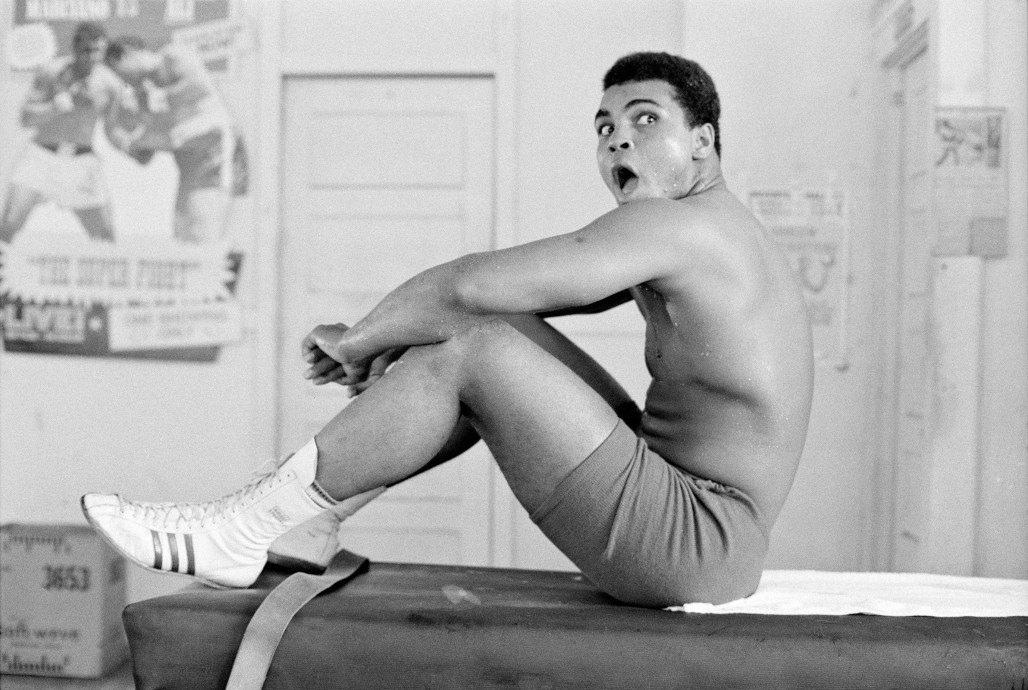
#> input picture esercizi/ex6/ali.jpg, 1028 x 690 px
$ jupyter execute --allow-errors ex6.ipynb   (shell and % lines are left out)   (older library calls are emulated)
#> lines starting #> are read from the running program, lines starting #| are printed output that depends on the picture
<a href="https://colab.research.google.com/github/erodola/NumMeth-s2-2023/blob/main/esercizi/ex6/ex6.ipynb" target="_parent"></a>

Benvenuti alla sesta esercitazione di Metodi Numerici!

Oggi esploreremo alcune applicazioni reali della fattorizzazione SVD e della approssimazione low-rank!

----
Alcuni credits:
- Per i francobolli:
http://courses.seas.harvard.edu/courses/am205/
- Per procustes:
https://simonensemble.github.io/2018-10/orthogonal-procrustes
- Per ICP:
https://github.com/niosus/notebooks/blob/master/icp.ipynb
- Per video-background removal: https://nbviewer.org/github/fastai/numerical-linear-algebra/blob/master/nbs/3.%20Background%20Removal%20with%20Robust%20PCA.ipynb#

[cell 1]
from PIL import Image
from scipy.linalg import svd
import numpy as np
import matplotlib.pyplot as plt
from matplotlib import animation, rc
from math import sin, cos, atan2, pi
from IPython.display import display, Math, Latex, Markdown, HTML


f = "https://raw.githubusercontent.com/jandrejevic12/svd_files/master/stamps/"
N = 22 # the number of images
ims = [0]*N
for i in range(N):
    name = f + "im_{:02d}.jpg".format(i)
    !wget $name
    print(name)

# Image Compression

Una prima applicazione di SVD è quella di comprimere i dati, e lo mostreremo su un'immagine. Anche se può sembrare controintuitivo che una matrice possa essere più economicamente salvata con l'uso di tre matrici, mostreremo che la low-rank approximation ci permette di troncare abbastanza valori da risultare conveniente!

Carichiamo l'immagine

*Muhammad Ali - Gordon Parks, Miami Beach, Florida, 1970*

[cell 2]
# Apre l'immagine
image = Image.open('./ali.jpg')
#> image is the input picture: PIL image 1028x690 RGB; min 0, max 255, mean 173.2

# Normalizziamola tra 0 e 1
image = (np.array(image) / np.max(np.array(image)))[:, :, 0]
#> image: shape (690, 1028) float64
plt.imshow(image[:,:],cmap='gray')
#> (this line was passed over: IPython is not available in this run)
print(image.shape)
#| (690, 1028)

Questa immagine non è altro che una matrice, quindi possiamo trovare la sua approssimazione SVD. Per farlo ci avvaliamo della funzione [scipy.linalg.svd](https://docs.scipy.org/doc/scipy/reference/generated/scipy.linalg.svd.html) che abbiamo già importanto sopra.

[cell 3]
# NOTA: Dalla documentazione ritorna U, s, Vh tale che:
# A == U @ S @ Vh, dove S è una matrice di zeri con s sulla diagonale principale
# Nota: s è ritornata in ordine decrescente.
media = np.mean(image)
#> media = 0.679
u, s, vh = svd(image - media, full_matrices=True) # se non lo mettete le matrici
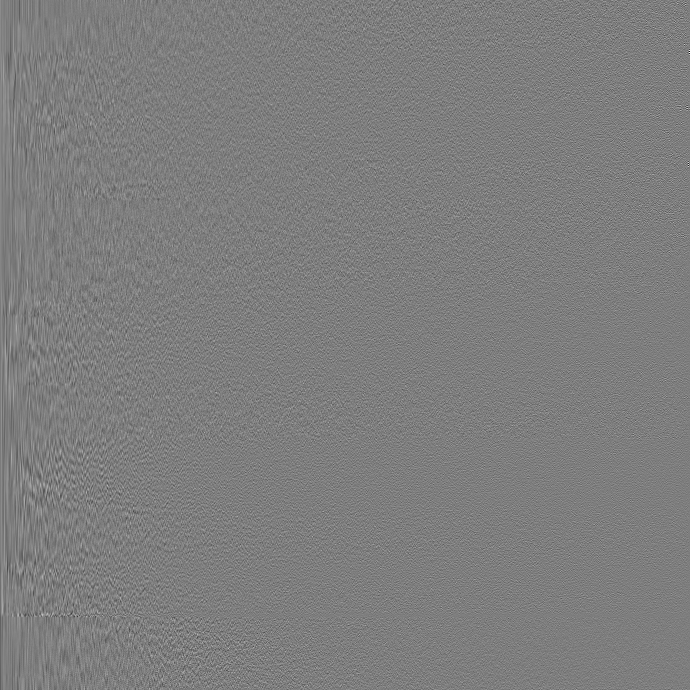
#> u: shape (690, 690) float64; min -0.438, max 0.447, mean 6.62e-05; drawn with min black and max white
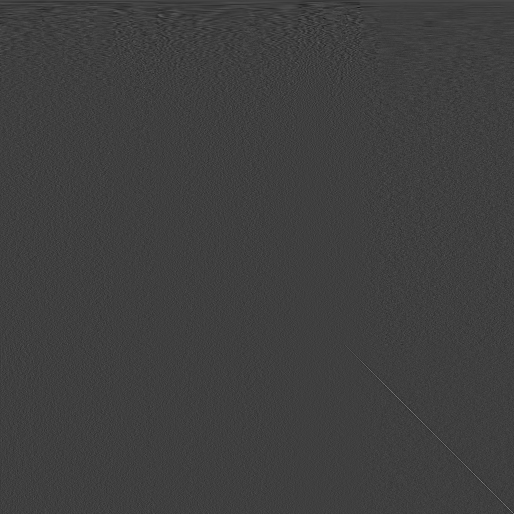
#> vh: shape (1028, 1028) float64 (shown at 1/2 size); min -0.219, max 0.662, mean 2.6e-05; drawn with min black and max white
#> s = 690 values, max 111.4 at index 0, min 0.0592 at index 689, mean 1.75
                                                  # non avranno le colonne\righe
                                                  # tutte a zero; nel nostro caso
                                                  # cambia la dimensione di vh

# Costruiamo quindi S, che noi chiameremo Sigma
m = image.shape[0]; n = image.shape[1];
#> after `m = image.shape[0]`: m = 690
#> after `n = image.shape[1]`: n = 1028
sigma = np.zeros((m, n))
for i in range(min(m, n)):
    sigma[i, i] = s[i]

# Controlliamo le dimensioni; notate che
# Image = (690 x 1028)
# Quindi  U @ S @ Vh deve essere coerente con questo

print(u.shape)
#| (690, 690)
print(sigma.shape)
#| (690, 1028)
print(vh.shape)
#| (1028, 1028)

ESERCIZIO 1: per fare la low-rank approximation possiamo usare la decomposizione fornita dalla SVD e considerare solo i primi k-valori.

In questo caso quallo che dovrete fare è utilizzare solo il 5% dei valori della fattorizzazione SVD per ricostruire l'immagine.

[cell 4]
# Percentuale di coefficienti da utilizzare
perc = 5

# Seleziono quindi i primi k valori
k = ...

# Low-rank approximation
sigma_masked = sigma.copy()
sigma_masked[...] = 0
#> sigma_masked: shape (690, 1028) float64; every value is 0

low_rank = ...
plt.imshow(low_rank,cmap='gray')
#> (this line was passed over: IPython is not available in this run)

Esercizio 2: Mostrare con un plot quanto cambiano, al variare di K:

1) L'errore di ricostruzione

2) Il costo di memoria

[cell 5]
from progressbar import progressbar

# Lista degli errori al variare di K
error = []

# Lista della quantità di memoria necessaria al variare di K
dim = []

for k in progressbar(np.arange(0,sigma.shape[0])):
  # Errore = | Immagine - Ricostruzione |_'fro'
  error.append(...)

  # Dim = quantità di numeri per rappresentare l'immagine
  dim.append(...)

# Ci serviranno due assi, visto che errore e memoria stanno su due scale diverse
#> (the rest of this cell did not finish here and is left out)

# Denoising

La low-rank approximation può anche essere utilizzata per rimuovere il rumore da una collezione di dati.

Consideriamo molte immagini simili (ad esempio dei francobolli), su cui possono comparire elementi di rumore (come graffi, timbri, pieghe). Questi ultimi saranno utili per ricostruire solo alcuni francobolli, ma sarà importante catturare gli attributi che più caratterizzano la maggior parte dei francobolli.

Con questa idea, organizzando i nostri dati in una matrice (ad esempio, salvando i francobolli in vettori e concatenandoli in una matrice) possiamo utilizzare la low-rank approximation della SVD per escludere le feature sporadiche e poco utili a rappresentare la popolazione.

Carichiamo i francobolli

[cell 6]
def load_data():
    print("loading data ...")
    N = 22 # the number of images
    ims = [0]*N
    for i in range(N):
        name = "im_{:02d}.jpg".format(i)
        ims[i] = np.array(Image.open(name))

    ims = np.array(ims).astype(np.float64)/255.
    print("load complete!")
    return ims

#> (the rest of this cell did not finish here and is left out)

Visualizziamo i nostri dati

[cell 7]
# Visualize the data in a grid:
# [8 lines left out: function plot_data, not called in this run]

#> (the rest of this cell did not finish here and is left out)

Notiamo che i francobolli hanno i segni dei timbri postali, ma l'immagine sottostante è molto simile tra tutte.

La dimensione del dataset è una matrice (22, 170, 139, 3):
- 22  -> numero di francobolli (N)
- 170 -> altezza di un francobollo (m)
- 139 -> larghezza di un francobollo (n)
- 3   -> numero di canali RGB (p)

Esercizio 3:
- Per prima cosa portiamo la matrice del dataset nella forma N x (m * n * p); ovvero ogni francobollo diventerà una riga, e avremo N righe (cioè tante quanti i francobolli). Ogni riga avrà le feature di quel francobollo
- Calcoliamo la media dei francobolli e la sottraiamo a tutti
- Facciamo SVD

#> (a cell that did not finish here is left out)

- Usare low-rank approximation per ricostruire un francobollo e constatare la rimozione del rumore. Visto che le matrici non possono essere tenute in memoria con le dimensioni adatte alle operazioni matriciali, dobbiamo ricotruire in modo esplicito. In particolare:
$ A_r = \sum U_i s_i V^{T}_i$

dove $U_i$ è la $i$-esima colonna, e $V^T_i$ è la $i$-esima riga.

[cell 9]
# Rango della ricostruzione
r = 1
#> r = 1

sigma_masked = sigma.copy()

# Ricostruzione
#> (the rest of this cell did not finish here and is left out)

Tronchiamo i valori in range validi perché il low-rank non sa che i valori possono stare solo tra 0 e 1

[cell 10]
# Indice dell'immagine
index = 2

# riportiamo il francobollo a una matrice di dimensione m x n x p
#> (the rest of this cell did not finish here and is left out)

Ora andiamo a disporre i nostri dati come le prime due direzioni delle PCA, e vediamo come si comportano. Quali sono semanticamente le caratteristiche che distribuiscono i francobolli lungo le due direzioni?

#> (a cell that did not finish here is left out)

Esercizio:
- Possiamo anche esplorare questo spazio e generare nuovi francobolli

[cell 12]
# Andiamo nello spazio dei coefficienti per la base data da U
coords = ...

# Spostiamoci aggiungendo un offset
new_coords = ...

# Torniamo nello spazio dei francobolli ricostruendo
recon = ...

#> (the rest of this cell did not finish here and is left out)

# Procrustian problem
Un'altra applicazione interessante è quella di allineare dei dati.

Considerate ad esempio di fare diverse foto aeree di una città e di annotare sulla foto alcuni punti che sapete essere di vostro interesse. Ora volete provare ad allineare queste foto usando i punti salienti che avete segnato, e potete ragionevolemente assumere che (se le foto sono state fatte alla stessa quota) le due differiranno per una traslazione e una rotazione.

Questo tipo di problema è chiamato anche Analisi Procrustiana Ortogonale. Vediamo come possiamo risolverla.

In questo esempio abbiamo una point cloud 2D, che ruotiamo e spostiamo.

#> (a cell that did not finish here is left out)

Non andremo troppo nel dettaglio, ma si può mostrare che la traslazione ottima è quella che allinea i centri delle due point cloud, mentre la rotazione è data da $R=UV^T$ con $U, s, V^T = SVD(B^T A)$, e avremo , e avremo la rotazione ottima per l'allineamento.

Esercizio 4:
- Centrare A e B
- Calcolare la SVD per $B^T A$ centrate
- Trovare la rotazione $R$
- Applicare $R$ a $B$

[cell 14]
# Centrare le due point clouds
B_cen = ...
A_cen = ...

# Calcolare la SVD della matrice di covarianza
...

# Recuperare la matrice ortogonale ottima (rotazione)
R_cand = ...

# Applicare la rotazione a B centrata
B_align = ...

# Visualizzare
#> (the rest of this cell did not finish here and is left out)

# ICP
Nel problema appena visto però si assume di conoscere una corrispondenza iniziale: cioè sappiamo esattamente per ogni punto di una delle due point cloud dove questo dovrà andare nell'altra. Questo ci permette di calcolare la rotazione in forma chiusa. Ma se così non fosse? Se addirittura le due point cloud avessero un numero diverso di punti?

Ecco quindi che un famoso algoritmo iterativo che si basa sullo stesso principio è l'Iterative Closest Point (ICP). L'idea è molto semplice e questo è lo pseudo-codice:

1. M <- Point cloud da allineare (Source)
2. N <- Point cloud a cui vogliamo arrivare (Target)
3. For i in np.arange(0,#num_iterazioni):
4.   Per ogni punto di M trova il più vicino punto di N, e salvalo in una matrice di permutazione $\Pi$
5.   Risolviamo il problema procrustiano per rotazione e traslazione tra $M$ e $\Pi N$
6.   Se le point cloud sono già abbastanza vicine possiamo interrompere l'algoritmo

Vediamo un esempio tra due point cloud prese da delle curve

[cell 15]
def plot_data(data_1, data_2, label_1, label_2, markersize_1=8, markersize_2=8):
    fig = plt.figure(figsize=(10, 6))
    ax = fig.add_subplot(111)
    ax.axis('equal')
    if data_1 is not None:
        x_p, y_p = data_1.T
        ax.plot(x_p, y_p, color='#336699', markersize=markersize_1, marker='o', linestyle=":", label=label_1)
    if data_2 is not None:
        x_q, y_q = data_2.T
        ax.plot(x_q, y_q, color='orangered', markersize=markersize_2, marker='o', linestyle=":", label=label_2)
    ax.legend()
    return ax

angle = np.pi/2
R_true = np.array([[np.cos(angle), -np.sin(angle)],
                   [np.sin(angle),  np.cos(angle)]])
t_true = np.array([[-2], [5]])

# Generazione dei dati
num_points = 30
A = np.zeros((2, num_points))
A[0, :] = range(0, num_points)
A[1, :] = 0.2 * A[0, :] * np.sin(0.5 * A[0, :])
# Move the data

num_points = 31
B = np.zeros((2, num_points))
B[0, :] = range(0, num_points)
B[1, :] = 0.2 * B[0, :] * np.sin(0.5 * B[0, :])
B = R_true.dot(B) + t_true

# Assign to variables we use in formulas.
Q = A.T
P = B.T

plot_data(P, Q, "P: moved data", "Q: true data")
#> (the call stopped at in plot_data, `fig = plt.figure(figsize=(10, 6))`: IPython is not available in this run)
plt.show()

[cell 16]
# [11 lines left out: function draw_correspondeces, not called in this run]

Esercizio 5: Scrivere una funzione che date le due point cloud $P \in \mathbb{R}^{N \times 3}$ e $Q\in \mathbb{R}^{M \times 3}$ ritorni un vettore $match$ lungo $N$ e che contenga per ogni punto $p_i$ il l'indice $j$ del punto di $Q$ più vicino (quindi $j$ può andare da $1$ a $M$).

ESEMPIO: Siano $P=\begin{bmatrix}0.95 & 0 \\ 0.8 & 0 \\ 6 & 6 \end{bmatrix}$ e $Q= \begin{bmatrix}1 & 0 \\ 5 & 5 \\ 0 & 1 \\ 0.8 & 0 \end{bmatrix}$,

  allora $match = [0, 3, 1]$

#> (a cell that did not finish here is left out)

ESERCIZIO 6: Implementa ICP
- Ottieni la Corrispondenza tra P e Q
- Calcola la matrice di covarianza tra P e Q centrati
- Ottieni la matrice di rotazione ottima

 NOTA: Se il determinante viene negativo, allora la matrice include anche una riflessione. In quel caso, il trucco per annulare la riflessione è: `R = U @ mask @ Vt`, dove `mask = np.diag([1, 1, ..., 1, -1])`.

[cell 18]
# Teniamo traccia dell'errore
errors = []
# Dell'evoluzione della point cloud
Ps = []

# Delle corrispondenze
corres = []

P_new = P

# 10 iterazioni dovrebbero essere sufficienti
#> (the rest of this cell did not finish here and is left out)

#> (a cell that did not finish here is left out)


Qui sotto potrete vedere un'animazione della vostra registrazione!

[cell 20]
# [7 lines left out: function plot_values, not called in this run]

def animate_results(P_values, Q, corresp_values, xlim, ylim):
    """A function used to animate the iterative processes we use."""
    fig = plt.figure(figsize=(10, 6))
    anim_ax = fig.add_subplot(111)
    anim_ax.set(xlim=xlim, ylim=ylim)
    anim_ax.set_aspect('equal')
    plt.close()
    x_q, y_q = Q.T
    # draw initial correspondeces
    # Prepare Q data.
    Q_line, = anim_ax.plot(x_q, y_q, 'o', color='orangered')
    # prepare empty line for moved data
    P_line, = anim_ax.plot([], [], 'o', color='#336699')

    # [5 lines left out: function animate, not called in this run]

    anim = animation.FuncAnimation(fig, animate,
                                   frames=len(P_values),
                                   interval=500,
                                   blit=True)
    return HTML(anim.to_jshtml())

animate_results(Ps, Q, corres, xlim=(-20, 50), ylim=(-20, 20))
#> (the call stopped at in animate_results, `fig = plt.figure(figsize=(10, 6))`: IPython is not available in this run)
